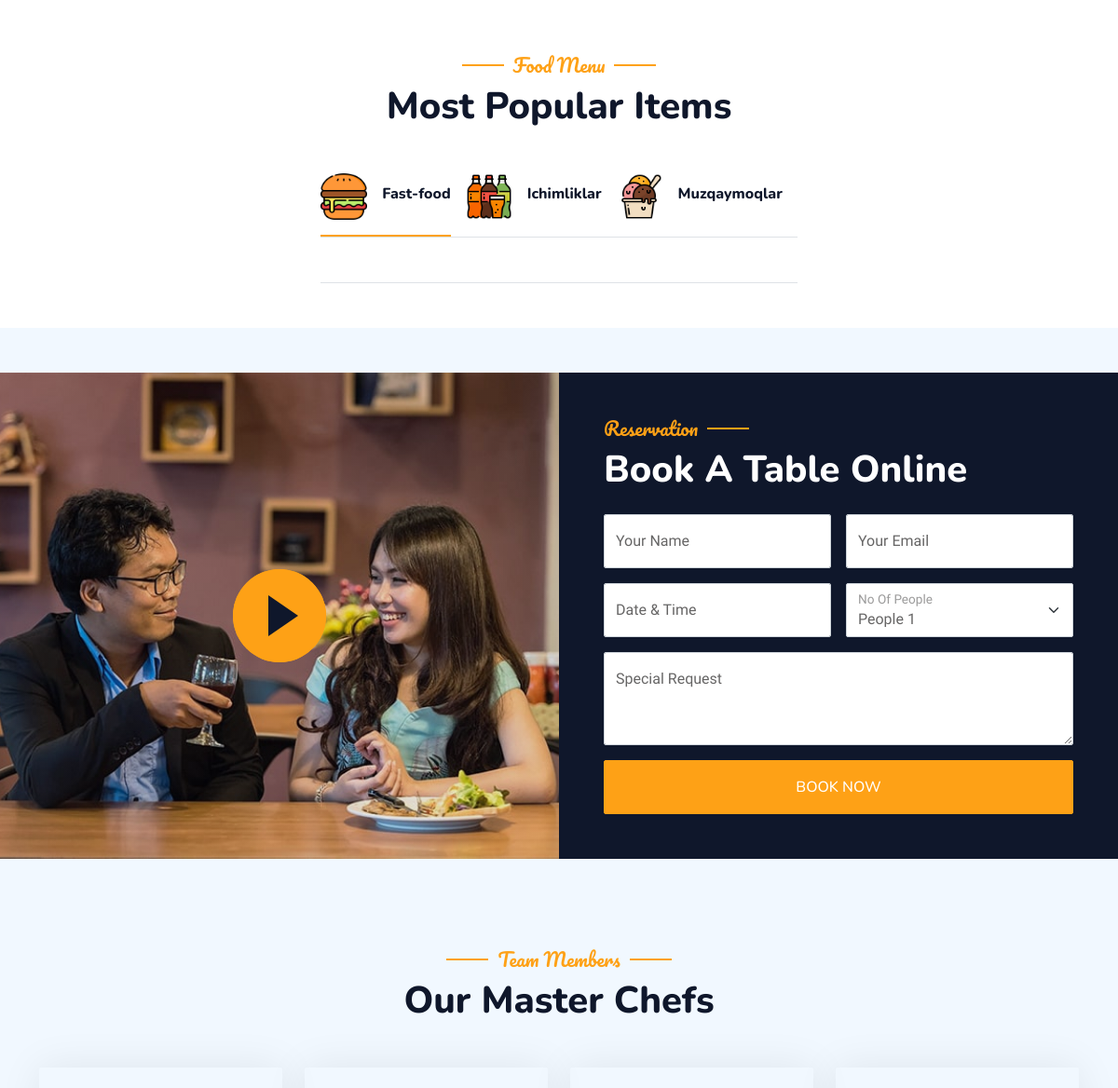
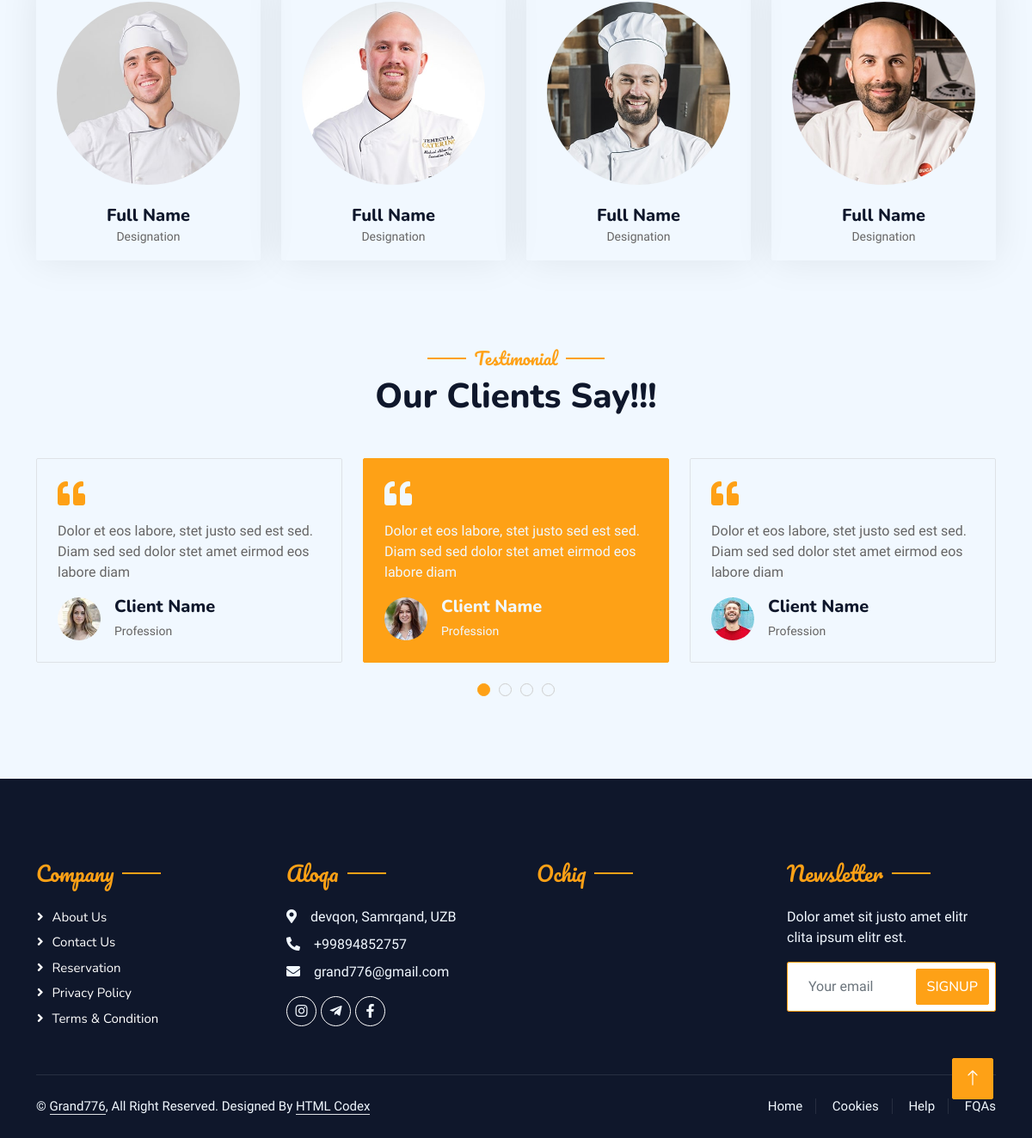
Before: / (lower part) with the older database file (2 pictures, top to bottom).
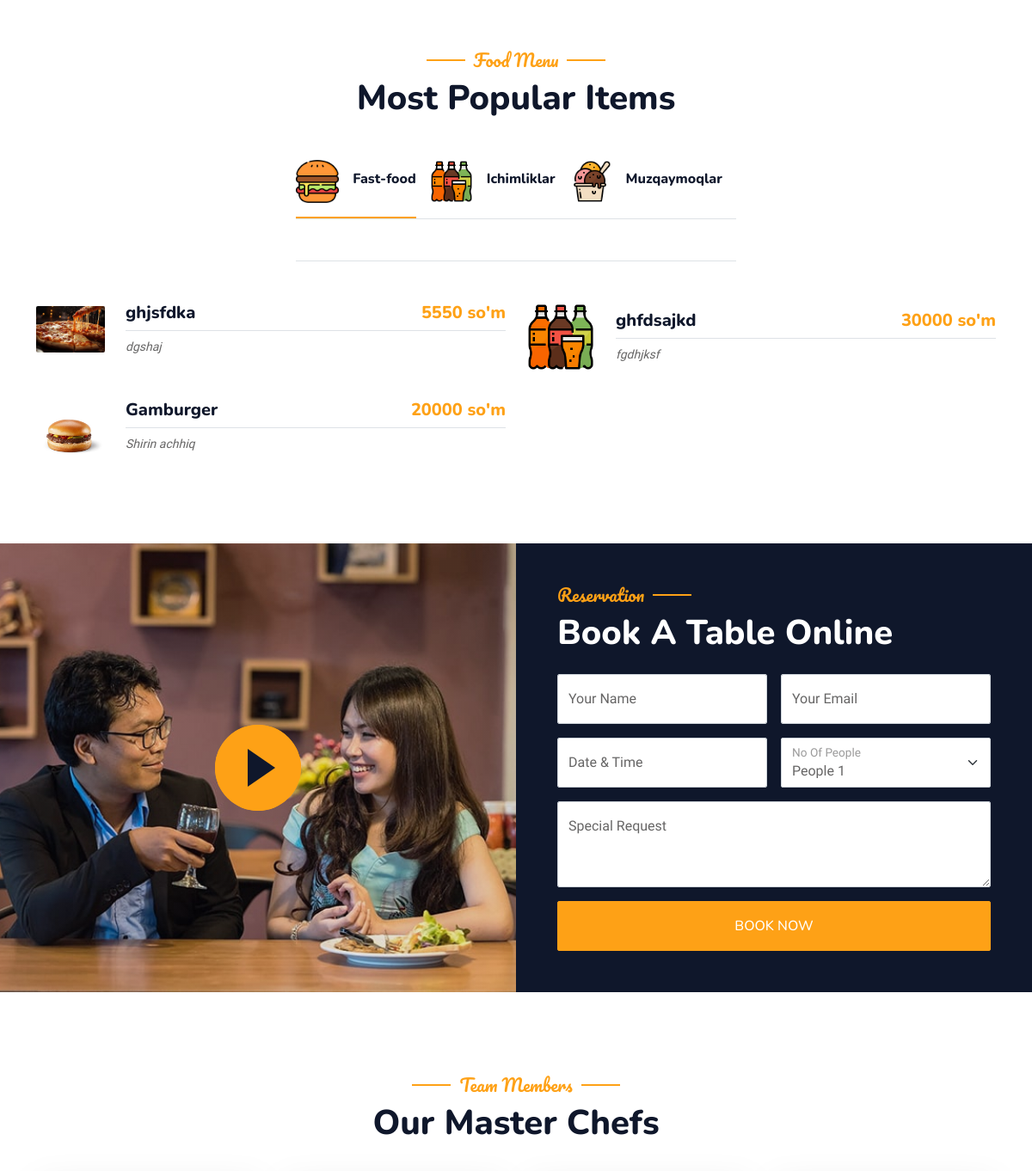
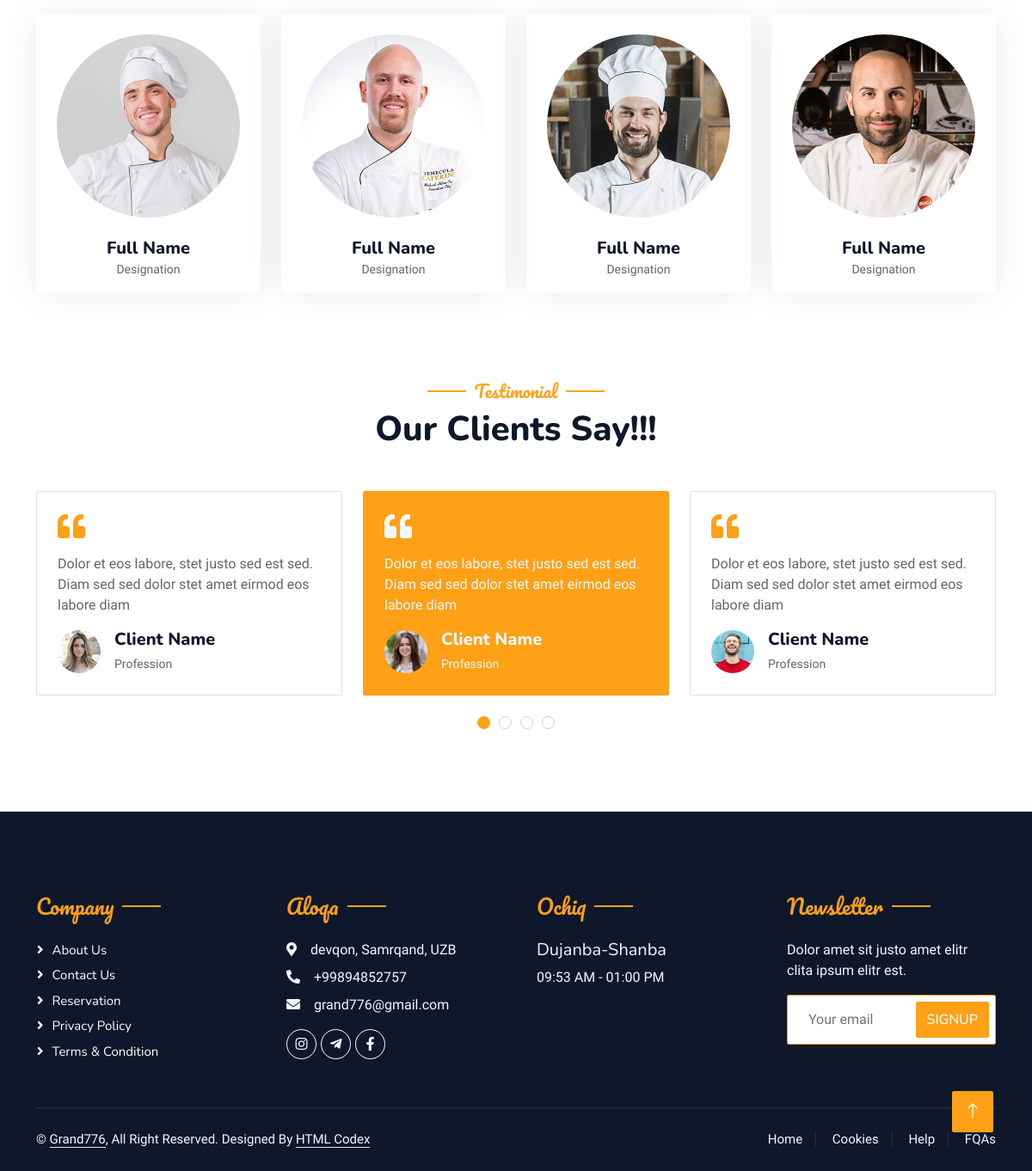
After: the same page with the newer database file (2 pictures, top to bottom).
### restaraunt/models.py (models this page shows, shortened)
class CategoryModel(models.Model):
    name = models.CharField(max_length=50, verbose_name='Nomi')
    image = models.ImageField(upload_to='fast-food/images', verbose_name='Ikonkasi')
    class Meta:
        db_table = 'Kategoriyalar'
        managed = True
        verbose_name = 'Kategoriya'
        verbose_name_plural = 'Kategoriyalaar'

class ProductsModel(models.Model):
    name = models.CharField(max_length=250, verbose_name='Mahsulot nomi')
    body = models.TextField(verbose_name="Mahsulot haqida ma'lumot")
    category = models.ForeignKey(CategoryModel, verbose_name='Kategoriyasi', on_delete=models.CASCADE)
    UZ = "so'm"
    RU = '₽'
    ENG = '$'
    the_price = (
        (UZ, "so'm"),
        (RU, "₽"),
        (ENG, "$"),
    )
    price_type = models.CharField(max_length=10, choices=the_price, default="so'm")
    price = models.IntegerField()
    image = models.ImageField(verbose_name='Rasmi')
    publish_time = models.DateTimeField(default=timezone.now, verbose_name='Nashr qilingan vaqt')
    manager = models.Manager()
    class Meta:
        verbose_name = 'Produktlar'
        verbose_name_plural = 'Produktlar'
        managed = True

class OpeningHours(models.Model):
    day_of_week = models.CharField(max_length=20)
    opening_time = models.TimeField()
    closing_time = models.TimeField()
    class Meta:
        verbose_name = "Opening Hour"
        verbose_name_plural = "Opening Hours"

### restaraunt/views.py (the view)
# urls.py: path('', HomeView.as_view(), name='home_page'),
class HomeView(View):
    def get(self, request):
        category_list = CategoryModel.objects.all()
        fast_food_list = ProductsModel.manager.all().filter(category__name='Fast-food').order_by('-publish_time')
        drinks_list = ProductsModel.manager.all().filter(category__name='Ichimliklar').order_by('-publish_time')
        ice_cream_list = ProductsModel.manager.all().filter(category__name='Muzqaymoqlar').order_by('-publish_time')
        opening_hours_list = OpeningHours.objects.all()
        context = {
            'category_list' : category_list,
            'fast_food_list' : fast_food_list,
            'drinks_list' : drinks_list,
            'ice_cream_list' : ice_cream_list,
            'opening_hours_list' : opening_hours_list,
        }
        return render(request, 'home.html', context)

### templates/home.html (shortened to what the changed rows need)
    {% extends "base.html" %}
     {% load static %}
    {% block content %}
        <div class="container-xxl py-5">
            <div class="container">
                <div class="text-center wow fadeInUp" data-wow-delay="0.1s">
                    <h1 class="mb-5">Most Popular Items</h1>
                </div>
                <div class="tab-class text-center wow fadeInUp" data-wow-delay="0.1s">
                    <ul class="nav nav-pills d-inline-flex justify-content-center border-bottom mb-5">
                    <ul class="nav nav-pills d-inline-flex justify-content-center border-bottom mb-5">
                        {% for category in category_list %}
                            <li class="nav-item">
                                <a class="d-flex align-items-center text-start mx-3 ms-0 pb-3 {% if forloop.first %} active {% endif %}" data-bs-toggle="pill" href="#tab-{{ category.id }}">
                                    {% if category.image %}
                                        <img src="{{ category.image.url }}" alt="{{ category.name }}" style="width: 50px; height: 50px;">
                                    {% else %}
                                        <img src="default-image-url.jpg" alt="No image" style="width: 50px; height: 50px;">
                                    {% endif %}
                                    <div class="ps-3">
                                        <h6 class="mt-n1 mb-0">{{ category.name }}</h6>
                                    </div>
                                </a>
                            </li>
                        {% endfor %}
                    </ul>
                    </ul>
                    <div class="tab-content">
                        <div id="tab-1" class="tab-pane fade show p-0 active">
                            <div class="row g-4">
                                {% for fast_food in fast_food_list %}
                                <div class="col-lg-6">
                                    <div class="d-flex align-items-center">
                                        <img class="flex-shrink-0 img-fluid rounded" src="{{fast_food.image.url}}" alt="" style="width: 80px;">
                                        <div class="w-100 d-flex flex-column text-start ps-4">
                                            <h5 class="d-flex justify-content-between border-bottom pb-2">
                                                <span>{{fast_food.name}}</span>
                                                <span class="text-primary">{{fast_food.price}} {{fast_food.price_type}}</span>
                                            </h5>
                                            <small class="fst-italic">{{fast_food.body}}</small>
                                        </div>
                                    </div>
                                </div>
                                {% endfor %}
                            </div>
                        </div>
                            </div>
                        </div>
                    </div>
                </div>
            </div>
        </div>
        <div class="container-xxl py-5 px-0 wow fadeInUp" data-wow-delay="0.1s">
            <div class="row g-0">
                <div class="col-md-6 bg-dark d-flex align-items-center">
                    <div class="p-5 wow fadeInUp" data-wow-delay="0.2s">
                        <h1 class="text-white mb-4">Book A Table Online</h1>
                    </div>
                </div>
            </div>
        </div>
        <div class="container-xxl pt-5 pb-3">
            <div class="container">
                <div class="text-center wow fadeInUp" data-wow-delay="0.1s">
                    <h1 class="mb-5">Our Master Chefs</h1>
                </div>
            </div>
        </div>
        <div class="container-xxl py-5 wow fadeInUp" data-wow-delay="0.1s">
            <div class="container">
                <div class="text-center">
                    <h1 class="mb-5">Our Clients Say!!!</h1>
                </div>
            </div>
        </div>
    {% endblock content %}

### templates/base.html (shortened to what the changed rows need)
{% load static %}
<!DOCTYPE html>
<html lang="en">
<head>
    <link href="https://cdnjs.cloudflare.com/ajax/libs/font-awesome/5.10.0/css/all.min.css" rel="stylesheet">
    <link href="https://cdn.jsdelivr.net/npm/bootstrap-icons@1.4.1/font/bootstrap-icons.css" rel="stylesheet">
    <link href="{% static 'lib/animate/animate.min.css' %}" rel="stylesheet">
    <link href="{% static 'lib/owlcarousel/assets/owl.carousel.min.css' %}" rel="stylesheet">
    <link href="{% static 'lib/tempusdominus/css/tempusdominus-bootstrap-4.min.css' %}" rel="stylesheet" />
    <link href="{% static 'css/bootstrap.min.css' %}" rel="stylesheet">
    <link href="{% static 'css/style.css' %}" rel="stylesheet">
</head>
<body>
    <div class="container-xxl bg-white p-0">
            {% block content %}
            {% endblock content %}
            <div class="container-fluid bg-dark text-light footer pt-5 mt-5 wow fadeIn" data-wow-delay="0.1s">
                <div class="container py-5">
                    <div class="row g-5">
                        <div class="col-lg-3 col-md-6">
                            <h4 class="section-title ff-secondary text-start text-primary fw-normal mb-4">Ochiq</h4>
                            {% for opening in opening_hours_list %}
                                <h5 class="text-light fw-normal">{{ opening.day_of_week }}</h5>
                                <p>{{ opening.opening_time|date:"h:i A" }} - {{ opening.closing_time|date:"h:i A" }}</p>
                            {% endfor %}
                        </div>
                    </div>
                </div>
            </div>
        </div>
    </body>
    </html>

Changed rows visible on the page:
added ProductsModel: image (picture), name "ghjsfdka", price "5550", price_type "so'm", body "dgshaj"
added ProductsModel: image (picture), name "ghfdsajkd", price "30000", price_type "so'm", body "fgdhjksf"
added ProductsModel: image (picture), name "Gamburger", price "20000", price_type "so'm", body "Shirin achhiq"
added OpeningHours: day_of_week "Dujanba-Shanba", opening_time "09:53 AM", closing_time "01:00 PM"
